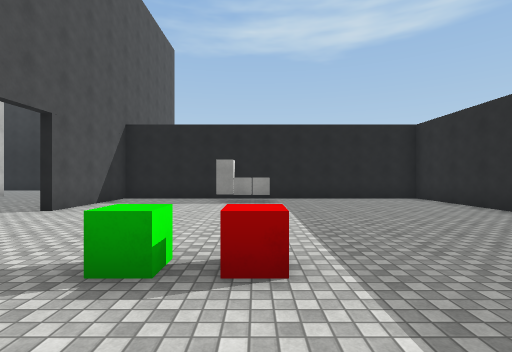
View 1 (above)

16 first-person views from a walk through a Unity game level. The camera is 1.5 m above the floor, looks level and sees 85° across. The floor is counted in squares, 2 m on a side. Each view is taken from the middle of a square. On the plan, view 1 faces up. The plan holds only what a view shows up to about 10 squares ahead; the rest is blank. The player character is not drawn. Some animated figures are not drawn. Door leaves are left out, so doorways stand open. Some surface patterns are stand-ins.

View 2
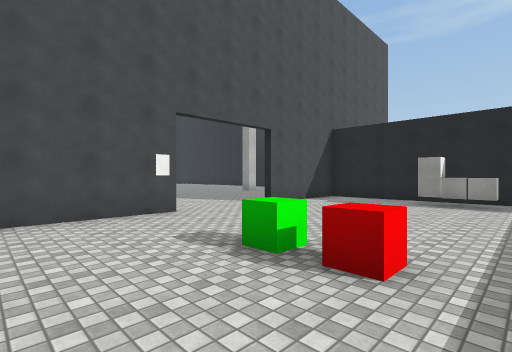

View 3
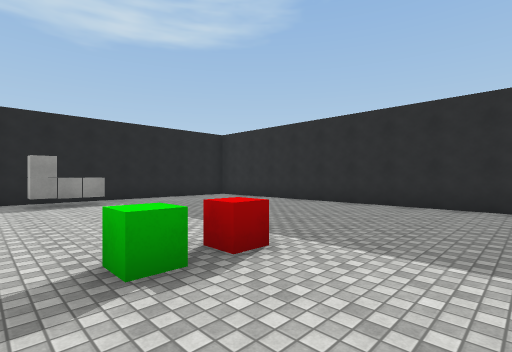

View 4
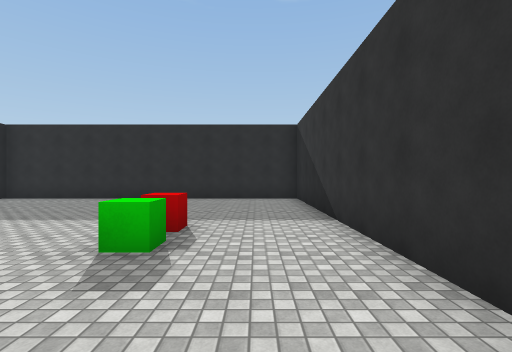

View 5
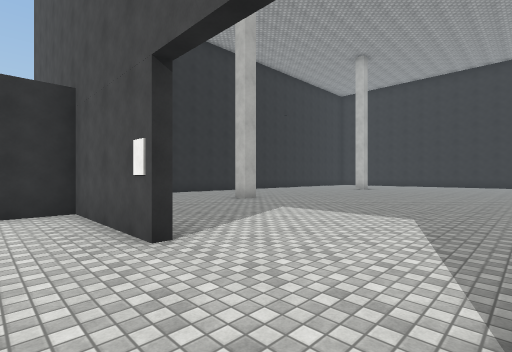

View 6
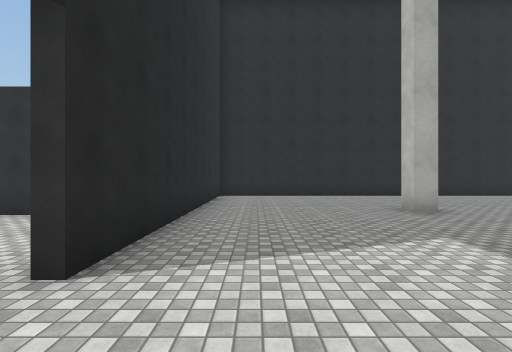

View 7
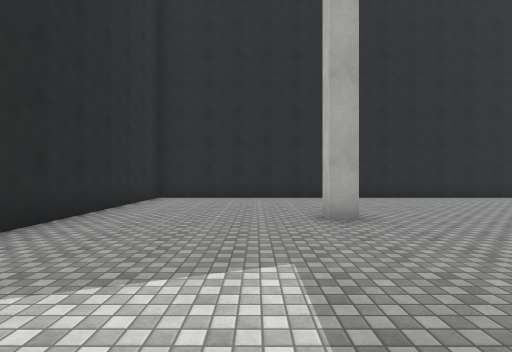

View 8
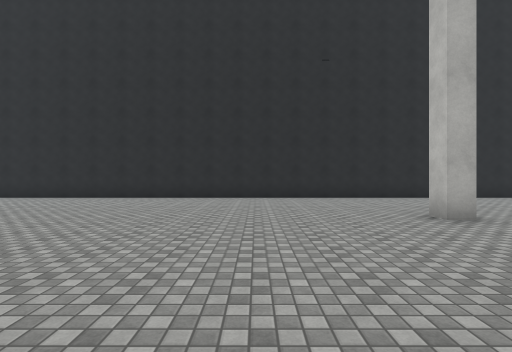

View 9
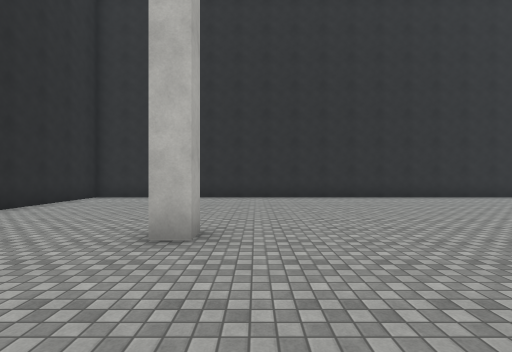

View 10
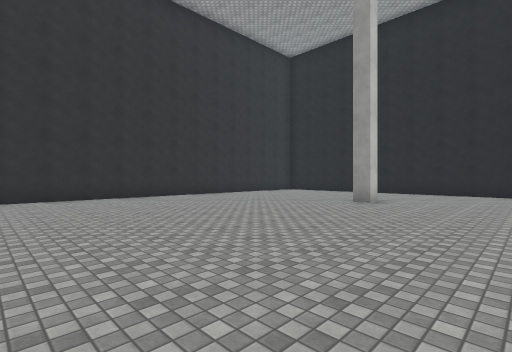

View 11
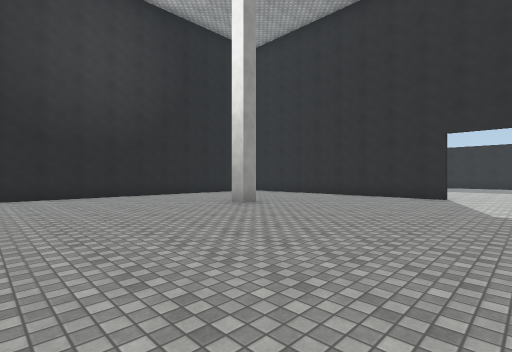

View 12
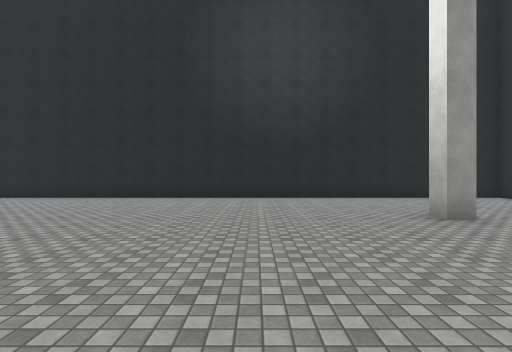

View 13
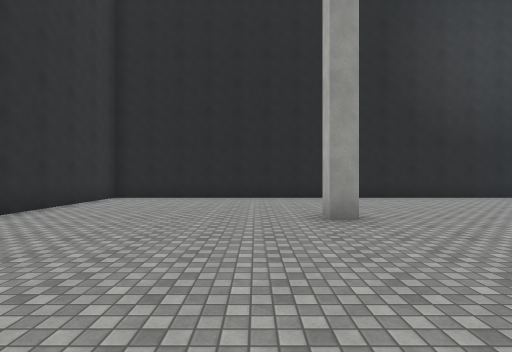

View 14
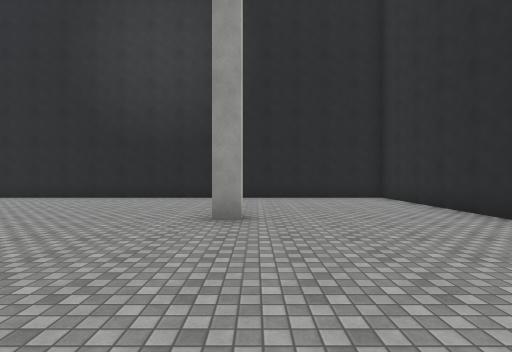

View 15
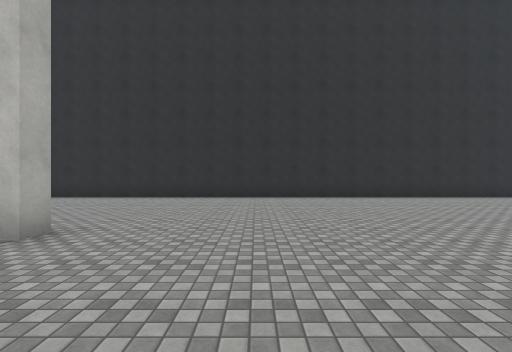

View 16
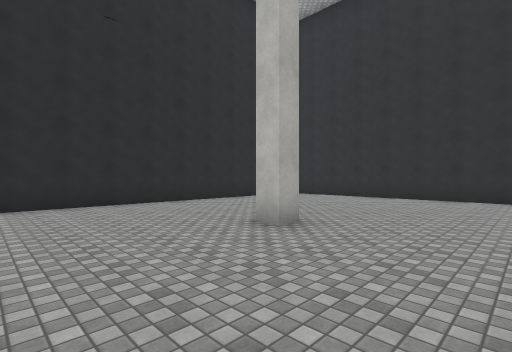

### Floor plan
Points are (right, up) in squares from view 1. A wall is a line through its corners. A room is listed if a view was taken in it or the views show most of it. See-through windows are left out.
Room 1 (views 1, 2, 3, 4, 5)
walls: (-4.4, 3) (-4.4, -0.4) (5.4, -0.4) (5.4, 9.4) (-4.4, 9.4) (-4.4, 5.9)
ways out: open door at (-4.5, 4.5) to room 2
objects: green cube (-1, 2); cube (-1, 8); red cube (0, 2); cube (0, 8)
Room 2 (views 6, 7, 8, 9, 10, 11, 12, 13, 14, 15, 16)
walls: (-18.3, 10.2) (-18.3, 9.8) (-18.7, 9.8) (-18.7, 10.2); (-18.8, -0.7) (-18.3, -0.7) (-18.3, -1.2); (-9.1, 9.8) (-9.7, 9.8) (-9.7, 10.2); (-9.9, -0.7) (-9.3, -0.7) (-9.3, -1.2); (-4.6, 5.9) (-4.6, 7.8); (-4.6, 9.8) (-4.6, 14.6) (-24.9, 14.6) (-24.9, -5.6) (-4.6, -5.6) (-4.6, 3)
ways out: open door at (-4.5, 4.5) to room 1

Positions as (right, up) in squares from view 1, and headings:
1: (0, 0), facing up
2: (1, 0), facing up-left
3: (-2, 0), facing up-right
4: (-4, 1), facing right
5: (-3, 6), facing down-left
6: (-6, 5), facing down
7: (-8, 4), facing down
8: (-15, 4), facing down
9: (-15, 0), facing left
10: (-15, 2), facing up-left
11: (-15, 4), facing up-right
12: (-13, 5), facing up
13: (-20, 5), facing up
14: (-9, 5), facing up
15: (-15, 2), facing left
16: (-15, 2), facing down-left
